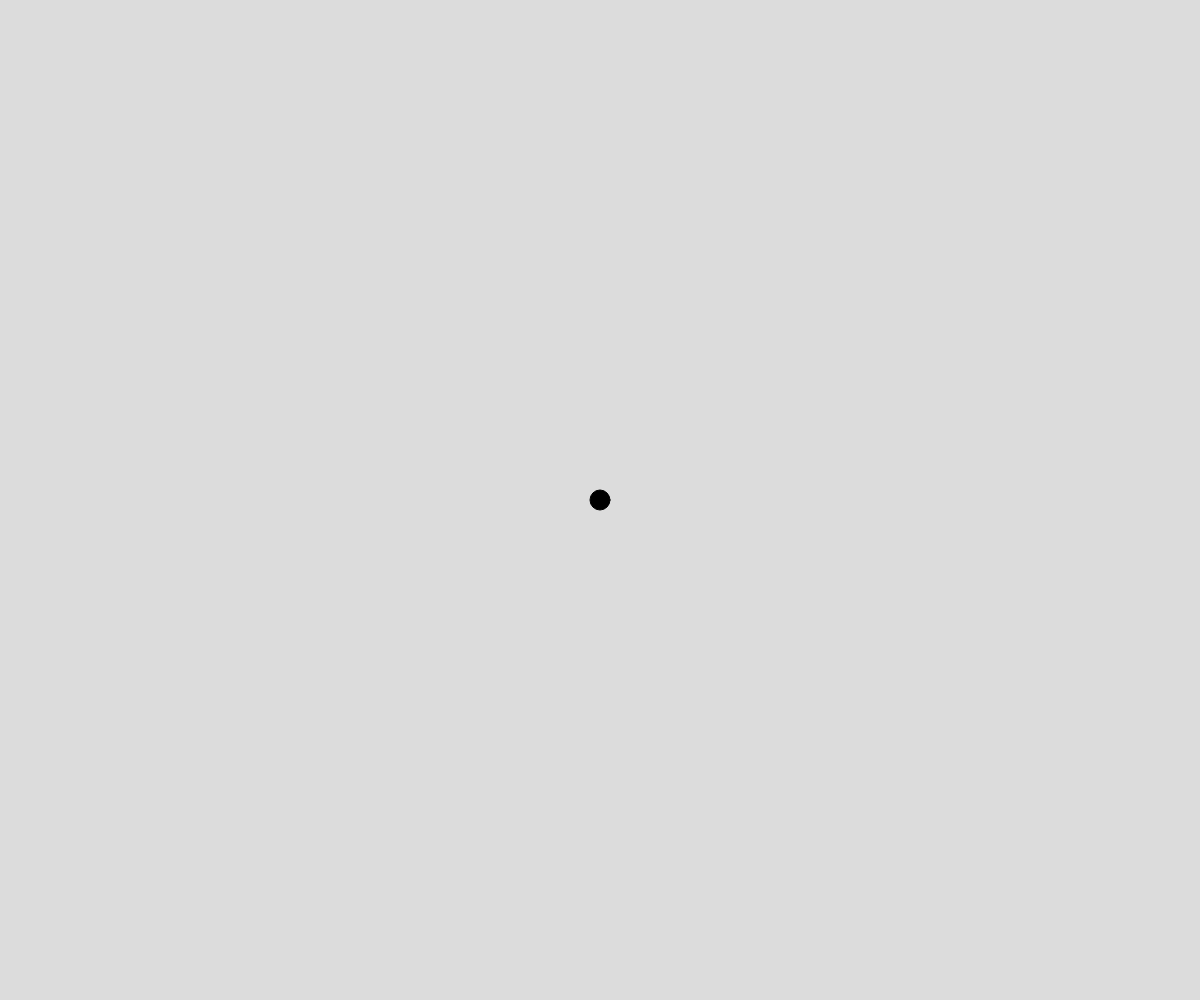
Frame 1 (no input)
Frame 60 (no input): identical to frame 1, image omitted
Frame 120 (the mouse pressed at the canvas centre since frame 60): identical to frame 1, image omitted

The p5.js sketch that drew this single still picture (run headless with seeded random() and noise() and a simulated clock; from frame 60 on, the mouse is pressed at the canvas centre):

// p5.js sketch
// ── sketch.js
// timer demo

let circleSize = 20;

function setup() {
  createCanvas(windowWidth, windowHeight);
}

function draw() {
  background(220);
  fill("black");
  circle(width/2,height/2, circleSize);
}
